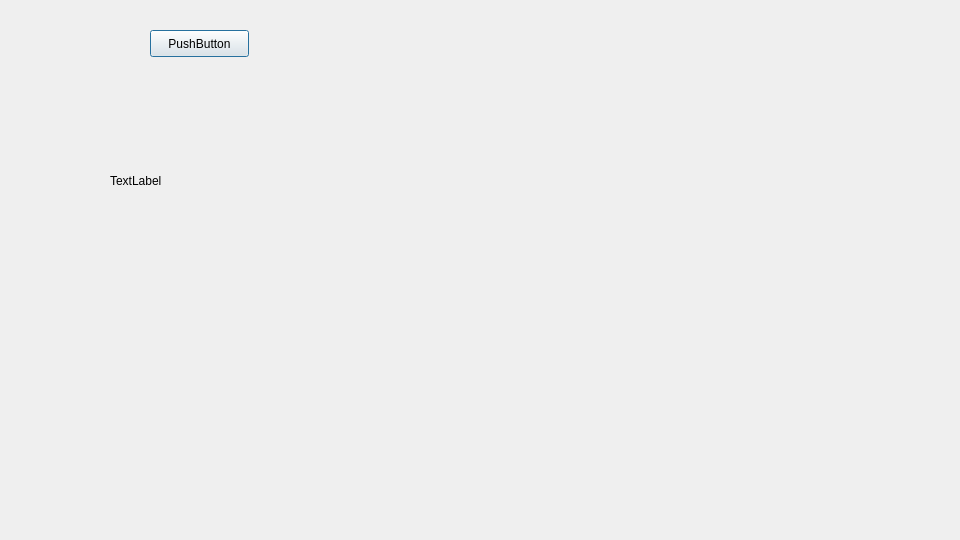
<?xml version="1.0" encoding="UTF-8"?>
<ui version="4.0">
 <class>Dialog</class>
 <widget class="QDialog" name="Dialog">
  <property name="geometry">
   <rect>
    <x>0</x>
    <y>0</y>
    <width>960</width>
    <height>540</height>
   </rect>
  </property>
  <property name="windowTitle">
   <string>Dialog</string>
  </property>
  <widget class="QPushButton" name="pushButton">
   <property name="geometry">
    <rect>
     <x>150</x>
     <y>30</y>
     <width>99</width>
     <height>27</height>
    </rect>
   </property>
   <property name="text">
    <string>PushButton</string>
   </property>
  </widget>
  <widget class="QLabel" name="label">
   <property name="geometry">
    <rect>
     <x>110</x>
     <y>110</y>
     <width>211</width>
     <height>141</height>
    </rect>
   </property>
   <property name="text">
    <string>TextLabel</string>
   </property>
  </widget>
 </widget>
 <resources/>
 <connections/>
</ui>
